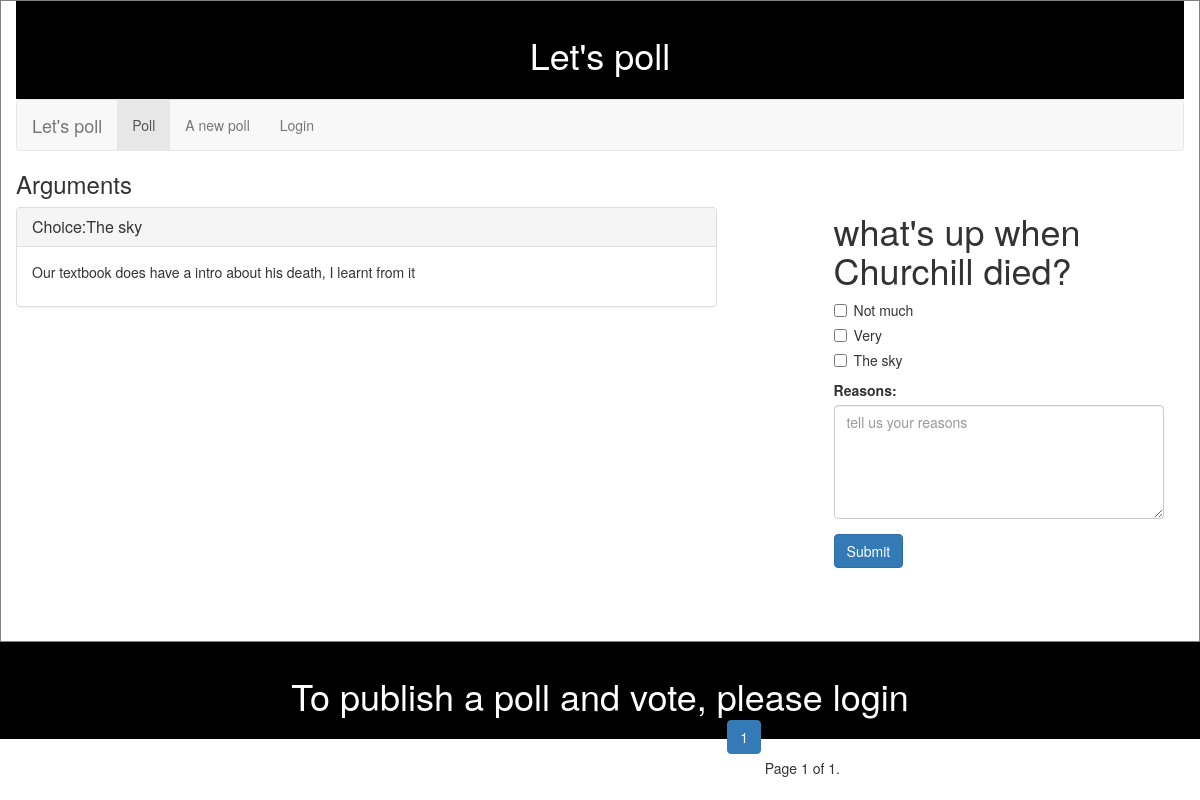
/poll/1/, run on the app's committed database.
### poll/models.py (models this page shows, shortened)
class Question(models.Model):
    question_text = models.CharField(max_length=100)
    pub_date = models.DateTimeField('data published')
    topic = models.CharField(max_length=20, default="other")
    limit_of_voters = models.IntegerField(default=0)
    launcher = models.CharField(max_length=20, default="Liwei")
    def was_published_recently(self):
        return self.pub_date >= timezone.now() - datetime.timedelta(days=1)
    was_published_recently.short_description = 'Published recently?'

class Choice(models.Model):
    question = models.ForeignKey(Question, on_delete=models.CASCADE)
    choice_text = models.CharField(max_length=200)
    votes = models.IntegerField(default=0)

class Reason(models.Model):
    question = models.ForeignKey(Question, on_delete=models.CASCADE)
    reason_text = models.CharField(max_length=400, default="None")
    choice = models.CharField(max_length=100)

### poll/views.py (the view)
# urls.py: url(r'^(?P<question_id>[0-9]+)/$', views.detail, name='detail'),
def detail(request, question_id):
    question = get_object_or_404(Question, pk=question_id)
    arguments = question.reason_set.all()
    pages = Paginator(arguments, 3)
    page = request.GET.get('page', '1')
    argument = pages.page(page)
    return render(request, 'poll/detail.html', {'question': question, 'arguments':argument})

### poll/templates/poll/detail.html (shortened to what this page needs)
{% extends 'poll/base.html' %}
{% block content %}
<div class = "side">
    <h1>{{ question.question_text }}</h1>
    <form action="{% url 'poll:vote' question.id %}" method="post">
        {% for choice in question.choice_set.all %}
            <div class="checkbox">
                <label for="choice{{ forloop.counter }}"><input type="checkbox" name="choice" id="choice{{ forloop.counter }}" value="{{ choice.id }}">{{ choice.choice_text }}</label>
            </div>
        {% endfor %}
     <div class="form-group">
         <label for="comment">Reasons:</label>
         <textarea class="form-control" rows="5" id="comment" name="reason" placeholder="tell us your reasons"></textarea>
     </div>
        <button type="submit" class="btn btn-primary"> Submit </button>
    </form>
</div>
<h3>Arguments</h3>
    {% for reason in arguments %}
        <div class="panel panel-default" style="max-height: 100px ;width: 60%">
            <div class="panel-heading">
                <h3 class="panel-title">
                    Choice:{{ reason.choice }}
		        </h3>
	        </div>
            <div class="panel-body" >
                {{ reason.reason_text }}
            </div>
        </div>
{% endfor %}
<div class="pagination" style="position: absolute; top:85%; right:30%" >
<ul class="pagination">
    {% for i in arguments.paginator.page_range %}
        {% if arguments.number == i %}
             <li class="active"><a href="?page={{ i }}">{{ i }}</a></li>
        {% else %}
        <li><a href="?page={{ i }}">{{ i }}</a></li>
        {% endif %}
    {% endfor %}
</ul>
 <span class="current">
            Page {{ arguments.number }} of {{ arguments.paginator.num_pages }}.
 </span>
</div>
{% endblock %}

### poll/templates/poll/base.html (style rules this page uses)
div.side { height: 450px; float: right; width: 30%; margin: 10px; padding: 10px; }

### data on the page
Question: question_text "what's up when Churchill died?"
Choice: choice_text "Not much"
Choice: choice_text "Very"
Choice: choice_text "The sky"
Reason: choice "The sky", reason_text "Our textbook does have a intro about his death, I learnt from it"

### other printed values
{{ i }} "1"
{{ arguments.number }} "1"
{{ arguments.paginator.num_pages }} "1"
